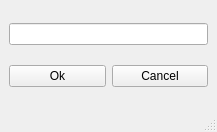
<?xml version="1.0" encoding="UTF-8"?>
<ui version="4.0">
 <class>NewTeam</class>
 <widget class="QMainWindow" name="NewTeam">
  <property name="geometry">
   <rect>
    <x>0</x>
    <y>0</y>
    <width>217</width>
    <height>132</height>
   </rect>
  </property>
  <property name="windowTitle">
   <string>MainWindow</string>
  </property>
  <widget class="QWidget" name="centralwidget">
   <layout class="QVBoxLayout" name="verticalLayout">
    <item>
     <widget class="QLineEdit" name="lineEditNameTeam"/>
    </item>
    <item>
     <layout class="QHBoxLayout" name="horizontalLayout">
      <item>
       <widget class="QPushButton" name="pushButtonOk">
        <property name="text">
         <string>Ok</string>
        </property>
       </widget>
      </item>
      <item>
       <widget class="QPushButton" name="pushButtonCancel">
        <property name="text">
         <string>Cancel</string>
        </property>
       </widget>
      </item>
     </layout>
    </item>
   </layout>
  </widget>
  <widget class="QMenuBar" name="menubar">
   <property name="geometry">
    <rect>
     <x>0</x>
     <y>0</y>
     <width>217</width>
     <height>26</height>
    </rect>
   </property>
  </widget>
  <widget class="QStatusBar" name="statusbar"/>
 </widget>
 <resources/>
 <connections/>
</ui>
